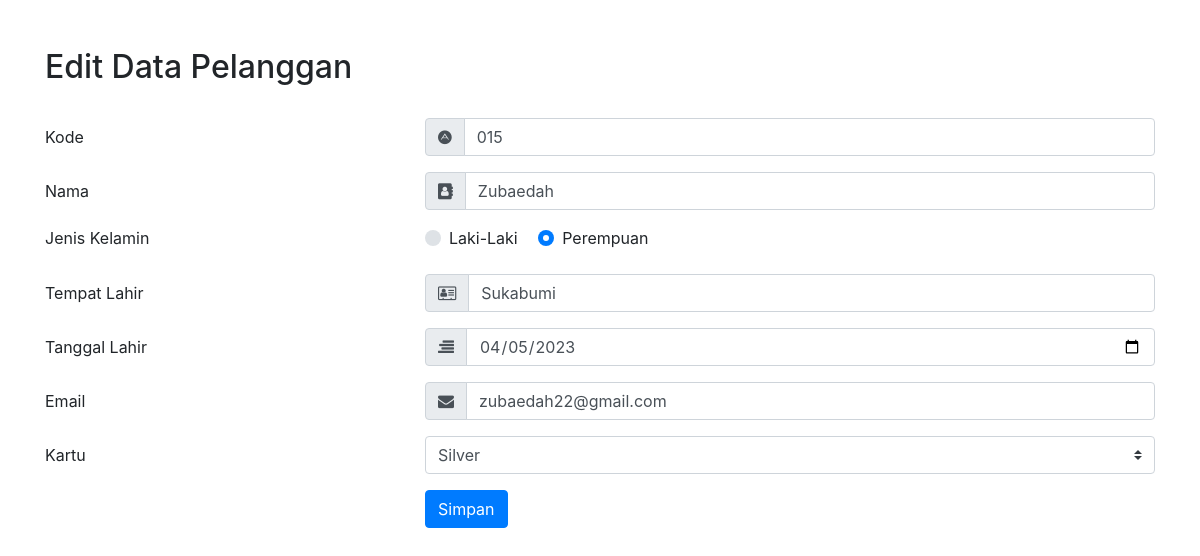
The app's page /pelanggan/edit.php?id=24 with its own data.
### tables this page shows
CREATE TABLE `pelanggan` (
  `id` int(11) NOT NULL AUTO_INCREMENT,
  `kode` varchar(10) DEFAULT NULL,
  `nama` varchar(45) DEFAULT NULL,
  `jk` char(1) DEFAULT NULL,
  `tmp_lahir` varchar(30) DEFAULT NULL,
  `tgl_lahir` date DEFAULT NULL,
  `email` varchar(45) DEFAULT NULL,
  `kartu_id` int(11) NOT NULL,
  PRIMARY KEY (`id`),
  KEY `fk_pelanggan_kartu1_idx` (`kartu_id`),
  KEY `idx_nama_pelanggan` (`nama`),
  KEY `idx_tgllahir_pelanggan` (`tgl_lahir`),
  CONSTRAINT `fk_pelanggan_kartu1` FOREIGN KEY (`kartu_id`) REFERENCES `kartu` (`id`) ON DELETE NO ACTION ON UPDATE NO ACTION
);

CREATE TABLE `kartu` (
  `id` int(11) NOT NULL AUTO_INCREMENT,
  `kode` varchar(6) DEFAULT NULL,
  `nama` varchar(45) DEFAULT NULL,
  `diskon` double DEFAULT NULL,
  `iuran` double DEFAULT NULL,
  PRIMARY KEY (`id`),
  UNIQUE KEY `kode_UNIQUE` (`kode`)
);

### pelanggan/edit.php (the view, shortened to what this page needs)
<?php
require_once 'dbkoneksi.php';
$id = $_GET['id'];
$sql = "SELECT * FROM pelanggan WHERE id = ?";
$r = $dbh->prepare($sql);
$r->execute(array($id));
$hasil = $r->fetch();
?>
<!DOCTYPE html>
<html lang="en">
<head>
    <link rel="stylesheet" href="https://stackpath.bootstrapcdn.com/bootstrap/4.1.3/css/bootstrap.min.css">
    <link rel="stylesheet" href="https://maxcdn.bootstrapcdn.com/font-awesome/4.7.0/css/font-awesome.min.css">
</head>
<body>
    <div class="container mt-5">
        <h2>
            Edit Data Pelanggan
        </h2>
        <br>
        <form action="pelanggan/proses_pelanggan.php" method="POST">
            <div class="form-group row">
                <label for="kode" class="col-4 col-form-label">Kode</label>
                <div class="col-8">
                    <div class="input-group">
                        <div class="input-group-prepend">
                            <div class="input-group-text">
                                <i class="fa fa-adn"></i>
                            </div>
                        </div>
                        <input id="kode" name="kode" placeholder="Massukan Kode Anda" type="text" class="form-control" required="required" value="<?php echo $hasil['kode']; ?>">
                    </div>
                </div>
            </div>
            <div class="form-group row">
                <label for="nama" class="col-4 col-form-label">Nama</label>
                <div class="col-8">
                    <div class="input-group">
                        <div class="input-group-prepend">
                            <div class="input-group-text">
                                <i class="fa fa-address-book"></i>
                            </div>
                        </div>
                        <input id="nama" name="nama" placeholder="Massukan Nama Anda" type="text" class="form-control" required="required" value="<?php echo $hasil['nama']; ?>">
                    </div>
                </div>
            </div>
            <div class="form-group row">
                <label class="col-4">Jenis Kelamin</label>
                <div class="col-8">
                    <div class="custom-control custom-radio custom-control-inline">
                        <label for="jk_0" class="custom-control-label">Laki-Laki</label>
                    </div>
                    <div class="custom-control custom-radio custom-control-inline">
                        <label for="jk_1" class="custom-control-label">Perempuan</label>
                    </div>
                </div>
            </div>
            <div class="form-group row">
                <label for="tmp_lahir" class="col-4 col-form-label">Tempat Lahir</label>
                <div class="col-8">
                    <div class="input-group">
                        <div class="input-group-prepend">
                            <div class="input-group-text">
                                <i class="fa fa-address-card-o"></i>
                            </div>
                        </div>
                        <input id="tmp_lahir" name="tmp_lahir" placeholder="Masukan Tempat Lahir " type="text" class="form-control" required="required" value="<?php echo $hasil['tmp_lahir']; ?>">
                    </div>
                </div>
            </div>
            <div class="form-group row">
                <label for="tgl_lahir" class="col-4 col-form-label">Tanggal Lahir</label>
                <div class="col-8">
                    <div class="input-group">
                        <div class="input-group-prepend">
                            <div class="input-group-text">
                                <i class="fa fa-align-right"></i>
                            </div>
                        </div>
                        <input id="tgl_lahir" name="tgl_lahir" type="date" class="form-control" value="<?php echo $hasil['tgl_lahir']; ?>">
                    </div>
                </div>
            </div>
            <div class="form-group row">
                <label for="email" class="col-4 col-form-label">Email</label>
                <div class="col-8">
                    <div class="input-group">
                        <div class="input-group-prepend">
                            <div class="input-group-text">
                                <i class="fa fa-envelope"></i>
                            </div>
                        </div>
                        <input id="email" name="email" placeholder="Massukan Email Anda" type="text" class="form-control" value="<?php echo $hasil['email']; ?>">
                    </div>
                </div>
            </div>
            <div class="form-group row">
                <label for="id_kartu" class="col-4 col-form-label">Kartu</label>
                <div class="col-8">
                    <?php
                    $sqljenis = "SELECT * FROM kartu";
                    $rsjenis = $dbh->query($sqljenis);
                    ?>
                    <select id="kartu_id" name="kartu_id" class="custom-select" value="" <?php foreach ($rsjenis as $rowjenis) {
                                                                                            ?> <option value="<?= $rowjenis['id'] ?>" <?php if ($hasil['kartu_id'] == $rowjenis['id']) {
                                                                                                                                            echo 'selected';
                                                                                                                                        } ?>>
                        <?= $rowjenis['nama'] ?></option>
                    <?php
                                                                                            }
                    ?>
                    </select>
                </div>
            </div>
            <div class="form-group row">
                <div class="offset-4 col-8">
                    <button name="proses" type="submit" class="btn btn-primary" value="Update">Simpan</button>
                </div>
            </div>
        </form>
    </div>
</body>
</html>

### records on screen
pelanggan: kode "015", nama "Zubaedah", tmp_lahir "Sukabumi", tgl_lahir "04/05/2023", email "zubaedah22@gmail.com", kartu_id "Silver"
